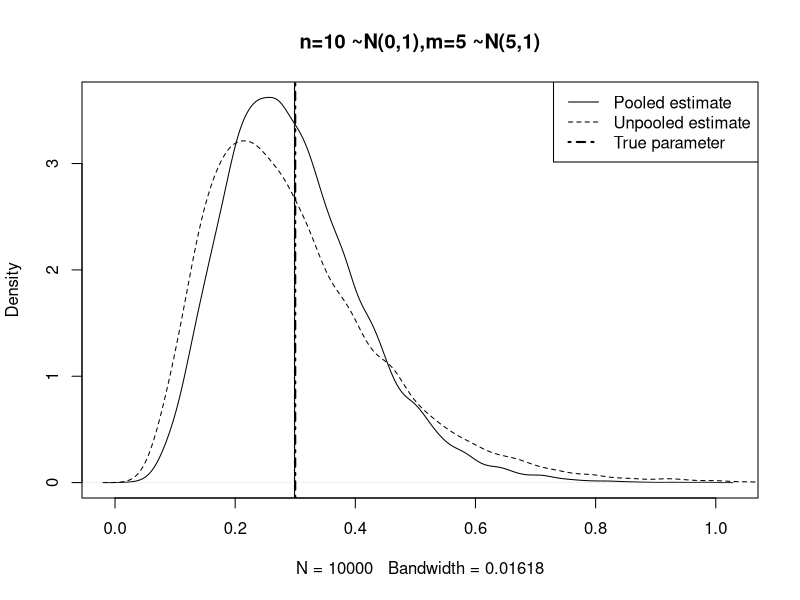

Write the R code that produced this figure.
#when n=100, m = 500
#assume population variances are equal
bias = c()
bias2 = c()
estimate_1 = c()
estimate_2 = c()
true_var = (1/10)+(1/5) #since variance is 1
true_var
for (i in 1:10000){
sample_1= rnorm(10,mean = 0, sd=1)
sample_2 = rnorm(5,mean = 5, sd=1)
S_sample_1=var(sample_1)
S_sample_2 = var(sample_2)
S_square_p = (((10-1)*S_sample_1)+((5-1)*S_sample_2))/(10+5-2) #first way to calculate
estimate_1[i] = S_square_p*((1/10)+(1/5))
estimate_1 #first estimate

estimate_2[i] =(S_sample_1/10)+(S_sample_2/5)
estimate_2

}
bias = estimate_1-true_var
bias2=estimate_2-true_var
bias_val_sample_1 = (1/10000)*sum(bias)
bias_val_sample_2 = (1/10000)*sum(bias2)
bias_val_sample_1
bias_val_sample_2

var_sample_1= (1/(10000-1))*sum((estimate_1 -mean(estimate_1))^2)
var_sample_2= (1/(10000-1))*sum((estimate_2 -mean(estimate_2))^2)
var_sample_1
var_sample_2

d.varp=density(estimate_1) # The kernel smoothed density for pooled estimate
d.varu=density(estimate_2) # The kernel smoothed density for unpooled estimate
# Plot the kernel smoothed densities
plot(d.varp,main="n=10 ~N(0,1),m=5 ~N(5,1)") # the pooled estimate solid
abline(v=mean(estimate_1)) # the mean of the pooled estimate
lines(d.varu,lty=2) # add the unpooled estimate dash
abline(v=mean(estimate_2),lty=2) # the mean of the pooled estimate
abline(v=true_var,lwd=2,lty=4) # add the true parameter
legend("topright",c("Pooled estimate","Unpooled estimate","True parameter"),
       lty=c(1,2,4),lwd=c(1,1,2))